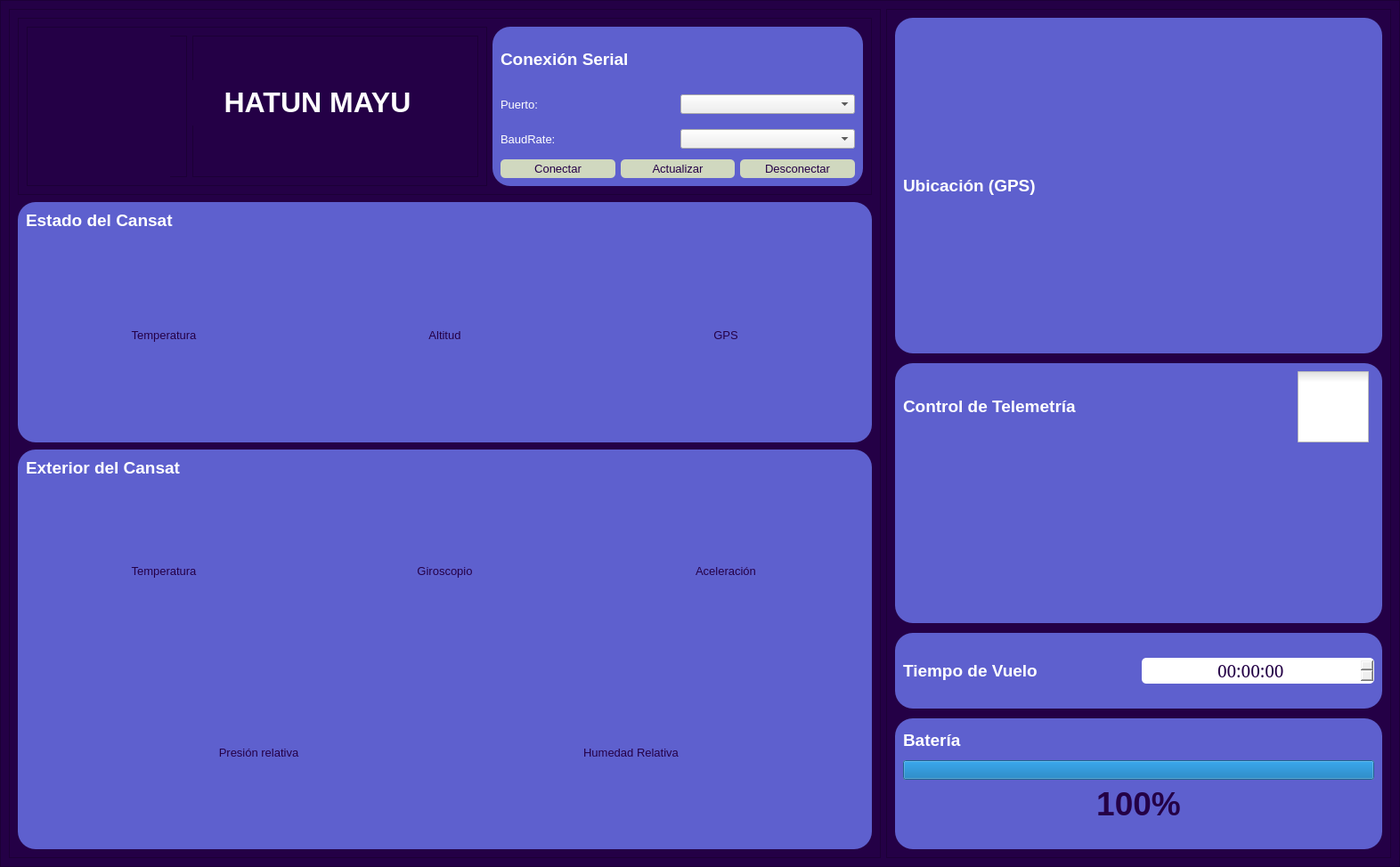
<?xml version="1.0" encoding="UTF-8"?>
<ui version="4.0">
 <class>MainWindow</class>
 <widget class="QMainWindow" name="MainWindow">
  <property name="geometry">
   <rect>
    <x>0</x>
    <y>0</y>
    <width>1572</width>
    <height>974</height>
   </rect>
  </property>
  <property name="windowTitle">
   <string>MainWindow</string>
  </property>
  <widget class="QWidget" name="centralwidget">
   <layout class="QVBoxLayout" name="verticalLayout">
    <property name="leftMargin">
     <number>0</number>
    </property>
    <property name="topMargin">
     <number>0</number>
    </property>
    <property name="rightMargin">
     <number>0</number>
    </property>
    <property name="bottomMargin">
     <number>0</number>
    </property>
    <item>
     <widget class="QFrame" name="interfaz_general">
      <property name="styleSheet">
       <string notr="true">QFrame{
background-color:rgb(36,0,70);
}</string>
      </property>
      <property name="frameShape">
       <enum>QFrame::StyledPanel</enum>
      </property>
      <property name="frameShadow">
       <enum>QFrame::Raised</enum>
      </property>
      <layout class="QHBoxLayout" name="horizontalLayout" stretch="885,513">
       <item>
        <widget class="QFrame" name="fr_izq">
         <property name="frameShape">
          <enum>QFrame::StyledPanel</enum>
         </property>
         <property name="frameShadow">
          <enum>QFrame::Raised</enum>
         </property>
         <layout class="QVBoxLayout" name="verticalLayout_2" stretch="0,0,249,0,415">
          <item>
           <widget class="QFrame" name="fr_izq_sup">
            <property name="frameShape">
             <enum>QFrame::StyledPanel</enum>
            </property>
            <property name="frameShadow">
             <enum>QFrame::Raised</enum>
            </property>
            <layout class="QHBoxLayout" name="horizontalLayout_2" stretch="466,375">
             <item>
              <widget class="QFrame" name="hatun_mayu">
               <property name="frameShape">
                <enum>QFrame::StyledPanel</enum>
               </property>
               <property name="frameShadow">
                <enum>QFrame::Raised</enum>
               </property>
               <layout class="QHBoxLayout" name="horizontalLayout_3" stretch="148,279">
                <item>
                 <widget class="QFrame" name="logo_hm">
                  <property name="minimumSize">
                   <size>
                    <width>148</width>
                    <height>159</height>
                   </size>
                  </property>
                  <property name="frameShape">
                   <enum>QFrame::StyledPanel</enum>
                  </property>
                  <property name="frameShadow">
                   <enum>QFrame::Raised</enum>
                  </property>
                  <widget class="QLabel" name="label">
                   <property name="geometry">
                    <rect>
                     <x>-10</x>
                     <y>0</y>
                     <width>161</width>
                     <height>159</height>
                    </rect>
                   </property>
                   <property name="minimumSize">
                    <size>
                     <width>148</width>
                     <height>159</height>
                    </size>
                   </property>
                   <property name="text">
                    <string/>
                   </property>
                   <property name="pixmap">
                    <pixmap>D:/Proyecto Cansat/HM/logocansat.png</pixmap>
                   </property>
                   <property name="scaledContents">
                    <bool>true</bool>
                   </property>
                   <property name="alignment">
                    <set>Qt::AlignCenter</set>
                   </property>
                  </widget>
                 </widget>
                </item>
                <item>
                 <widget class="QFrame" name="text_hm">
                  <property name="minimumSize">
                   <size>
                    <width>301</width>
                    <height>51</height>
                   </size>
                  </property>
                  <property name="frameShape">
                   <enum>QFrame::StyledPanel</enum>
                  </property>
                  <property name="frameShadow">
                   <enum>QFrame::Raised</enum>
                  </property>
                  <widget class="QLabel" name="label_2">
                   <property name="geometry">
                    <rect>
                     <x>-10</x>
                     <y>50</y>
                     <width>301</width>
                     <height>51</height>
                    </rect>
                   </property>
                   <property name="minimumSize">
                    <size>
                     <width>301</width>
                     <height>51</height>
                    </size>
                   </property>
                   <property name="text">
                    <string>&lt;html&gt;&lt;head/&gt;&lt;body&gt;&lt;p&gt;&lt;span style=&quot; font-size:24pt; font-weight:600; color:#ffffff;&quot;&gt;HATUN MAYU&lt;/span&gt;&lt;/p&gt;&lt;/body&gt;&lt;/html&gt;</string>
                   </property>
                   <property name="alignment">
                    <set>Qt::AlignCenter</set>
                   </property>
                  </widget>
                 </widget>
                </item>
               </layout>
              </widget>
             </item>
             <item>
              <widget class="QFrame" name="cm_serial">
               <property name="styleSheet">
                <string notr="true">QFrame{
background-color:rgb(94,96,206);
border-radius: 20px;
}</string>
               </property>
               <property name="frameShape">
                <enum>QFrame::StyledPanel</enum>
               </property>
               <property name="frameShadow">
                <enum>QFrame::Raised</enum>
               </property>
               <layout class="QVBoxLayout" name="verticalLayout_4">
                <item>
                 <widget class="QLabel" name="label_3">
                  <property name="text">
                   <string>&lt;html&gt;&lt;head/&gt;&lt;body&gt;&lt;p&gt;&lt;span style=&quot; font-size:14pt; font-weight:600; color:#ffffff;&quot;&gt;Conexión Serial&lt;/span&gt;&lt;/p&gt;&lt;/body&gt;&lt;/html&gt;</string>
                  </property>
                 </widget>
                </item>
                <item>
                 <layout class="QHBoxLayout" name="horizontalLayout_4">
                  <item>
                   <widget class="QLabel" name="label_4">
                    <property name="sizePolicy">
                     <sizepolicy hsizetype="Preferred" vsizetype="Preferred">
                      <horstretch>0</horstretch>
                      <verstretch>0</verstretch>
                     </sizepolicy>
                    </property>
                    <property name="minimumSize">
                     <size>
                      <width>95</width>
                      <height>33</height>
                     </size>
                    </property>
                    <property name="text">
                     <string>&lt;html&gt;&lt;head/&gt;&lt;body&gt;&lt;p&gt;&lt;span style=&quot; font-size:10pt; color:#ffffff;&quot;&gt;Puerto:&lt;/span&gt;&lt;/p&gt;&lt;/body&gt;&lt;/html&gt;</string>
                    </property>
                   </widget>
                  </item>
                  <item>
                   <widget class="QComboBox" name="comboBox">
                    <property name="minimumSize">
                     <size>
                      <width>186</width>
                      <height>22</height>
                     </size>
                    </property>
                   </widget>
                  </item>
                 </layout>
                </item>
                <item>
                 <layout class="QHBoxLayout" name="horizontalLayout_5">
                  <item>
                   <widget class="QLabel" name="label_5">
                    <property name="minimumSize">
                     <size>
                      <width>95</width>
                      <height>33</height>
                     </size>
                    </property>
                    <property name="text">
                     <string>&lt;html&gt;&lt;head/&gt;&lt;body&gt;&lt;p&gt;&lt;span style=&quot; font-size:10pt; color:#ffffff;&quot;&gt;BaudRate:&lt;/span&gt;&lt;/p&gt;&lt;/body&gt;&lt;/html&gt;</string>
                    </property>
                   </widget>
                  </item>
                  <item>
                   <widget class="QComboBox" name="comboBox_2">
                    <property name="minimumSize">
                     <size>
                      <width>186</width>
                      <height>22</height>
                     </size>
                    </property>
                   </widget>
                  </item>
                 </layout>
                </item>
                <item>
                 <layout class="QHBoxLayout" name="horizontalLayout_6">
                  <item>
                   <widget class="QPushButton" name="bt_conectar">
                    <property name="minimumSize">
                     <size>
                      <width>122</width>
                      <height>21</height>
                     </size>
                    </property>
                    <property name="styleSheet">
                     <string notr="true">QPushButton{
border-radius: 5px;
background-color : rgb(208,216,191);
font: 10pt ;
color: rgb(36,0,70);

}

QPushButton:hover{
border-radius: 5px;
background-color : rgb(36,0,70);
font: 10pt ;
color: rgb(208,216,191);

}</string>
                    </property>
                    <property name="text">
                     <string>Conectar</string>
                    </property>
                   </widget>
                  </item>
                  <item>
                   <widget class="QPushButton" name="bt_actualizar">
                    <property name="minimumSize">
                     <size>
                      <width>122</width>
                      <height>21</height>
                     </size>
                    </property>
                    <property name="styleSheet">
                     <string notr="true">QPushButton{
border-radius: 5px;
background-color : rgb(208,216,191);
font: 10pt ;
color: rgb(36,0,70);

}

QPushButton:hover{
border-radius: 5px;
background-color : rgb(36,0,70);
font: 10pt ;
color: rgb(208,216,191);

}</string>
                    </property>
                    <property name="text">
                     <string>Actualizar</string>
                    </property>
                   </widget>
                  </item>
                  <item>
                   <widget class="QPushButton" name="bt_desconectar">
                    <property name="minimumSize">
                     <size>
                      <width>122</width>
                      <height>21</height>
                     </size>
                    </property>
                    <property name="styleSheet">
                     <string notr="true">QPushButton{
border-radius: 5px;
background-color : rgb(208,216,191);
font: 10pt ;
color: rgb(36,0,70);

}

QPushButton:hover{
border-radius: 5px;
background-color : rgb(36,0,70);
font: 10pt ;
color: rgb(208,216,191);

}</string>
                    </property>
                    <property name="text">
                     <string>Desconectar</string>
                    </property>
                   </widget>
                  </item>
                 </layout>
                </item>
               </layout>
              </widget>
             </item>
            </layout>
           </widget>
          </item>
          <item>
           <spacer name="verticalSpacer_2">
            <property name="orientation">
             <enum>Qt::Vertical</enum>
            </property>
            <property name="sizeHint" stdset="0">
             <size>
              <width>20</width>
              <height>2</height>
             </size>
            </property>
           </spacer>
          </item>
          <item>
           <widget class="QFrame" name="fr_izq_med">
            <property name="styleSheet">
             <string notr="true">QFrame{
background-color:rgb(94,96,206);
border-radius: 20px;
}</string>
            </property>
            <property name="frameShape">
             <enum>QFrame::StyledPanel</enum>
            </property>
            <property name="frameShadow">
             <enum>QFrame::Raised</enum>
            </property>
            <property name="lineWidth">
             <number>1</number>
            </property>
            <property name="midLineWidth">
             <number>1</number>
            </property>
            <layout class="QVBoxLayout" name="verticalLayout_11">
             <item>
              <widget class="QLabel" name="label_6">
               <property name="text">
                <string>&lt;html&gt;&lt;head/&gt;&lt;body&gt;&lt;p&gt;&lt;span style=&quot; font-size:14pt; font-weight:600; color:#ffffff;&quot;&gt;Estado del Cansat&lt;/span&gt;&lt;/p&gt;&lt;/body&gt;&lt;/html&gt;</string>
               </property>
              </widget>
             </item>
             <item>
              <layout class="QHBoxLayout" name="fr_statehm">
               <item>
                <layout class="QVBoxLayout" name="gp_temp_hm" stretch="1,25">
                 <item>
                  <widget class="QLabel" name="label_11">
                   <property name="styleSheet">
                    <string notr="true"/>
                   </property>
                   <property name="text">
                    <string>&lt;html&gt;&lt;head/&gt;&lt;body&gt;&lt;p&gt;&lt;span style=&quot; font-size:10pt; color:#240046;&quot;&gt;Temperatura&lt;/span&gt;&lt;/p&gt;&lt;/body&gt;&lt;/html&gt;</string>
                   </property>
                   <property name="alignment">
                    <set>Qt::AlignCenter</set>
                   </property>
                  </widget>
                 </item>
                 <item>
                  <layout class="QVBoxLayout" name="verticalLayout_5"/>
                 </item>
                </layout>
               </item>
               <item>
                <layout class="QVBoxLayout" name="gp_alt_hm" stretch="1,25">
                 <item>
                  <widget class="QLabel" name="label_12">
                   <property name="styleSheet">
                    <string notr="true"/>
                   </property>
                   <property name="text">
                    <string>&lt;html&gt;&lt;head/&gt;&lt;body&gt;&lt;p&gt;&lt;span style=&quot; font-size:10pt; color:#240046;&quot;&gt;Altitud&lt;/span&gt;&lt;/p&gt;&lt;/body&gt;&lt;/html&gt;</string>
                   </property>
                   <property name="alignment">
                    <set>Qt::AlignCenter</set>
                   </property>
                  </widget>
                 </item>
                 <item>
                  <layout class="QVBoxLayout" name="verticalLayout_6"/>
                 </item>
                </layout>
               </item>
               <item>
                <layout class="QVBoxLayout" name="gp_gps_hm" stretch="1,25">
                 <item>
                  <widget class="QLabel" name="label_13">
                   <property name="styleSheet">
                    <string notr="true"/>
                   </property>
                   <property name="text">
                    <string>&lt;html&gt;&lt;head/&gt;&lt;body&gt;&lt;p&gt;&lt;span style=&quot; font-size:10pt; color:#240046;&quot;&gt;GPS&lt;/span&gt;&lt;/p&gt;&lt;/body&gt;&lt;/html&gt;</string>
                   </property>
                   <property name="alignment">
                    <set>Qt::AlignCenter</set>
                   </property>
                  </widget>
                 </item>
                 <item>
                  <layout class="QVBoxLayout" name="verticalLayout_7"/>
                 </item>
                </layout>
               </item>
              </layout>
             </item>
            </layout>
           </widget>
          </item>
          <item>
           <spacer name="verticalSpacer">
            <property name="orientation">
             <enum>Qt::Vertical</enum>
            </property>
            <property name="sizeType">
             <enum>QSizePolicy::Expanding</enum>
            </property>
            <property name="sizeHint" stdset="0">
             <size>
              <width>20</width>
              <height>2</height>
             </size>
            </property>
           </spacer>
          </item>
          <item>
           <widget class="QFrame" name="fr_izq_inf">
            <property name="styleSheet">
             <string notr="true">QFrame{
background-color:rgb(94,96,206);
border-radius: 20px;
}</string>
            </property>
            <property name="frameShape">
             <enum>QFrame::StyledPanel</enum>
            </property>
            <property name="frameShadow">
             <enum>QFrame::Raised</enum>
            </property>
            <layout class="QVBoxLayout" name="verticalLayout_13">
             <item>
              <widget class="QLabel" name="label_7">
               <property name="text">
                <string>&lt;html&gt;&lt;head/&gt;&lt;body&gt;&lt;p&gt;&lt;span style=&quot; font-size:14pt; font-weight:600; color:#ffffff;&quot;&gt;Exterior del Cansat&lt;/span&gt;&lt;/p&gt;&lt;/body&gt;&lt;/html&gt;</string>
               </property>
              </widget>
             </item>
             <item>
              <layout class="QHBoxLayout" name="fr_ext_1">
               <item>
                <layout class="QVBoxLayout" name="gp_temp_ext" stretch="1,25">
                 <item>
                  <widget class="QLabel" name="label_14">
                   <property name="minimumSize">
                    <size>
                     <width>303</width>
                     <height>0</height>
                    </size>
                   </property>
                   <property name="styleSheet">
                    <string notr="true"/>
                   </property>
                   <property name="text">
                    <string>&lt;html&gt;&lt;head/&gt;&lt;body&gt;&lt;p&gt;&lt;span style=&quot; font-size:10pt; color:#240046;&quot;&gt;Temperatura&lt;/span&gt;&lt;/p&gt;&lt;/body&gt;&lt;/html&gt;</string>
                   </property>
                   <property name="alignment">
                    <set>Qt::AlignCenter</set>
                   </property>
                  </widget>
                 </item>
                 <item>
                  <layout class="QVBoxLayout" name="verticalLayout_12"/>
                 </item>
                </layout>
               </item>
               <item>
                <layout class="QVBoxLayout" name="gp_girosc_ext" stretch="1,25">
                 <item>
                  <widget class="QLabel" name="label_16">
                   <property name="minimumSize">
                    <size>
                     <width>303</width>
                     <height>0</height>
                    </size>
                   </property>
                   <property name="styleSheet">
                    <string notr="true"/>
                   </property>
                   <property name="text">
                    <string>&lt;html&gt;&lt;head/&gt;&lt;body&gt;&lt;p&gt;&lt;span style=&quot; font-size:10pt; color:#240046;&quot;&gt;Giroscopio&lt;/span&gt;&lt;/p&gt;&lt;/body&gt;&lt;/html&gt;</string>
                   </property>
                   <property name="alignment">
                    <set>Qt::AlignCenter</set>
                   </property>
                  </widget>
                 </item>
                 <item>
                  <layout class="QVBoxLayout" name="verticalLayout_16"/>
                 </item>
                </layout>
               </item>
               <item>
                <layout class="QVBoxLayout" name="gp_acel_ext" stretch="1,25">
                 <item>
                  <widget class="QLabel" name="label_18">
                   <property name="minimumSize">
                    <size>
                     <width>303</width>
                     <height>0</height>
                    </size>
                   </property>
                   <property name="styleSheet">
                    <string notr="true"/>
                   </property>
                   <property name="text">
                    <string>&lt;html&gt;&lt;head/&gt;&lt;body&gt;&lt;p&gt;&lt;span style=&quot; font-size:10pt; color:#240046;&quot;&gt;Aceleración&lt;/span&gt;&lt;/p&gt;&lt;/body&gt;&lt;/html&gt;</string>
                   </property>
                   <property name="alignment">
                    <set>Qt::AlignCenter</set>
                   </property>
                  </widget>
                 </item>
                 <item>
                  <layout class="QVBoxLayout" name="verticalLayout_20"/>
                 </item>
                </layout>
               </item>
              </layout>
             </item>
             <item>
              <layout class="QHBoxLayout" name="fr_ext_2">
               <item>
                <spacer name="horizontalSpacer_3">
                 <property name="orientation">
                  <enum>Qt::Horizontal</enum>
                 </property>
                 <property name="sizeHint" stdset="0">
                  <size>
                   <width>40</width>
                   <height>20</height>
                  </size>
                 </property>
                </spacer>
               </item>
               <item>
                <layout class="QVBoxLayout" name="gp_presion_ext" stretch="1,25">
                 <item>
                  <widget class="QLabel" name="label_15">
                   <property name="minimumSize">
                    <size>
                     <width>303</width>
                     <height>0</height>
                    </size>
                   </property>
                   <property name="styleSheet">
                    <string notr="true"/>
                   </property>
                   <property name="text">
                    <string>&lt;html&gt;&lt;head/&gt;&lt;body&gt;&lt;p&gt;&lt;span style=&quot; font-size:10pt; color:#240046;&quot;&gt;Presión relativa&lt;/span&gt;&lt;/p&gt;&lt;/body&gt;&lt;/html&gt;</string>
                   </property>
                   <property name="alignment">
                    <set>Qt::AlignCenter</set>
                   </property>
                  </widget>
                 </item>
                 <item>
                  <layout class="QVBoxLayout" name="verticalLayout_14"/>
                 </item>
                </layout>
               </item>
               <item>
                <spacer name="horizontalSpacer_4">
                 <property name="orientation">
                  <enum>Qt::Horizontal</enum>
                 </property>
                 <property name="sizeHint" stdset="0">
                  <size>
                   <width>40</width>
                   <height>20</height>
                  </size>
                 </property>
                </spacer>
               </item>
               <item>
                <layout class="QVBoxLayout" name="gp_humedad_ext" stretch="1,25">
                 <item>
                  <widget class="QLabel" name="label_17">
                   <property name="minimumSize">
                    <size>
                     <width>303</width>
                     <height>0</height>
                    </size>
                   </property>
                   <property name="styleSheet">
                    <string notr="true"/>
                   </property>
                   <property name="text">
                    <string>&lt;html&gt;&lt;head/&gt;&lt;body&gt;&lt;p&gt;&lt;span style=&quot; font-size:10pt; color:#240046;&quot;&gt;Humedad Relativa&lt;/span&gt;&lt;/p&gt;&lt;/body&gt;&lt;/html&gt;</string>
                   </property>
                   <property name="alignment">
                    <set>Qt::AlignCenter</set>
                   </property>
                  </widget>
                 </item>
                 <item>
                  <layout class="QVBoxLayout" name="verticalLayout_18"/>
                 </item>
                </layout>
               </item>
               <item>
                <spacer name="horizontalSpacer_2">
                 <property name="orientation">
                  <enum>Qt::Horizontal</enum>
                 </property>
                 <property name="sizeHint" stdset="0">
                  <size>
                   <width>40</width>
                   <height>20</height>
                  </size>
                 </property>
                </spacer>
               </item>
              </layout>
             </item>
            </layout>
           </widget>
          </item>
         </layout>
        </widget>
       </item>
       <item>
        <widget class="QFrame" name="fr_der">
         <property name="frameShape">
          <enum>QFrame::StyledPanel</enum>
         </property>
         <property name="frameShadow">
          <enum>QFrame::Raised</enum>
         </property>
         <layout class="QVBoxLayout" name="verticalLayout_3" stretch="364,0,283,0,82,0,142">
          <item>
           <widget class="QFrame" name="fr_gps">
            <property name="styleSheet">
             <string notr="true">QFrame{
background-color:rgb(94,96,206);
border-radius: 20px;
}</string>
            </property>
            <property name="frameShape">
             <enum>QFrame::StyledPanel</enum>
            </property>
            <property name="frameShadow">
             <enum>QFrame::Raised</enum>
            </property>
            <layout class="QVBoxLayout" name="verticalLayout_9" stretch="2,10">
             <item>
              <widget class="QLabel" name="label_8">
               <property name="text">
                <string>&lt;html&gt;&lt;head/&gt;&lt;body&gt;&lt;p&gt;&lt;span style=&quot; font-size:14pt; font-weight:600; color:#ffffff;&quot;&gt;Ubicación (GPS)&lt;/span&gt;&lt;/p&gt;&lt;/body&gt;&lt;/html&gt;</string>
               </property>
              </widget>
             </item>
             <item>
              <layout class="QVBoxLayout" name="verticalLayout_21"/>
             </item>
            </layout>
           </widget>
          </item>
          <item>
           <spacer name="verticalSpacer_3">
            <property name="orientation">
             <enum>Qt::Vertical</enum>
            </property>
            <property name="sizeHint" stdset="0">
             <size>
              <width>20</width>
              <height>5</height>
             </size>
            </property>
           </spacer>
          </item>
          <item>
           <widget class="QFrame" name="fr_tele">
            <property name="styleSheet">
             <string notr="true">QFrame{
background-color:rgb(94,96,206);
border-radius: 20px;
}</string>
            </property>
            <property name="frameShape">
             <enum>QFrame::StyledPanel</enum>
            </property>
            <property name="frameShadow">
             <enum>QFrame::Raised</enum>
            </property>
            <layout class="QVBoxLayout" name="verticalLayout_10">
             <item>
              <layout class="QHBoxLayout" name="horizontalLayout_8">
               <item>
                <widget class="QLabel" name="label_9">
                 <property name="text">
                  <string>&lt;html&gt;&lt;head/&gt;&lt;body&gt;&lt;p&gt;&lt;span style=&quot; font-size:14pt; font-weight:600; color:#ffffff;&quot;&gt;Control de Telemetría&lt;/span&gt;&lt;/p&gt;&lt;/body&gt;&lt;/html&gt;</string>
                 </property>
                </widget>
               </item>
               <item>
                <spacer name="horizontalSpacer">
                 <property name="orientation">
                  <enum>Qt::Horizontal</enum>
                 </property>
                 <property name="sizeHint" stdset="0">
                  <size>
                   <width>40</width>
                   <height>20</height>
                  </size>
                 </property>
                </spacer>
               </item>
               <item>
                <widget class="QCheckBox" name="checkBox">
                 <property name="styleSheet">
                  <string notr="true">QCheckBox::indicator{
	width:80px;
	height:80px;
}
QCheckBox::indicator:checked{
	image: url(&quot;C:/Users/Luis/Downloads/copiaseguridad/images/bt_on1.png&quot;);
}

QCheckBox::indicator:unchecked{
	image: url(&quot;C:/Users/Luis/Downloads/copiaseguridad/images/bt_off.png&quot;);
}</string>
                 </property>
                 <property name="text">
                  <string/>
                 </property>
                 <property name="checked">
                  <bool>false</bool>
                 </property>
                 <property name="autoRepeat">
                  <bool>false</bool>
                 </property>
                 <property name="autoExclusive">
                  <bool>false</bool>
                 </property>
                 <property name="tristate">
                  <bool>false</bool>
                 </property>
                </widget>
               </item>
              </layout>
             </item>
             <item>
              <widget class="QTableWidget" name="tableWidget"/>
             </item>
            </layout>
           </widget>
          </item>
          <item>
           <spacer name="verticalSpacer_4">
            <property name="orientation">
             <enum>Qt::Vertical</enum>
            </property>
            <property name="sizeHint" stdset="0">
             <size>
              <width>20</width>
              <height>5</height>
             </size>
            </property>
           </spacer>
          </item>
          <item>
           <widget class="QFrame" name="fr_time">
            <property name="styleSheet">
             <string notr="true">QFrame{
background-color:rgb(94,96,206);
border-radius: 20px;
}</string>
            </property>
            <property name="frameShape">
             <enum>QFrame::StyledPanel</enum>
            </property>
            <property name="frameShadow">
             <enum>QFrame::Raised</enum>
            </property>
            <layout class="QHBoxLayout" name="horizontalLayout_7">
             <item>
              <widget class="QLabel" name="label_10">
               <property name="text">
                <string>&lt;html&gt;&lt;head/&gt;&lt;body&gt;&lt;p&gt;&lt;span style=&quot; font-size:14pt; font-weight:600; color:#ffffff;&quot;&gt;Tiempo de Vuelo&lt;/span&gt;&lt;/p&gt;&lt;/body&gt;&lt;/html&gt;</string>
               </property>
              </widget>
             </item>
             <item>
              <widget class="QTimeEdit" name="timeEdit">
               <property name="font">
                <font>
                 <family>MS Serif</family>
                 <pointsize>14</pointsize>
                 <weight>50</weight>
                 <bold>false</bold>
                </font>
               </property>
               <property name="styleSheet">
                <string notr="true">border-radius: 5px;
color: rgb(36,0,70);</string>
               </property>
               <property name="wrapping">
                <bool>false</bool>
               </property>
               <property name="frame">
                <bool>true</bool>
               </property>
               <property name="alignment">
                <set>Qt::AlignCenter</set>
               </property>
               <property name="accelerated">
                <bool>false</bool>
               </property>
               <property name="keyboardTracking">
                <bool>true</bool>
               </property>
               <property name="displayFormat">
                <string>HH:mm:ss</string>
               </property>
               <property name="calendarPopup">
                <bool>false</bool>
               </property>
              </widget>
             </item>
            </layout>
           </widget>
          </item>
          <item>
           <spacer name="verticalSpacer_5">
            <property name="orientation">
             <enum>Qt::Vertical</enum>
            </property>
            <property name="sizeHint" stdset="0">
             <size>
              <width>20</width>
              <height>5</height>
             </size>
            </property>
           </spacer>
          </item>
          <item>
           <widget class="QFrame" name="fr_battery">
            <property name="styleSheet">
             <string notr="true">QFrame{
background-color:rgb(94,96,206);
border-radius: 20px;
}</string>
            </property>
            <property name="frameShape">
             <enum>QFrame::StyledPanel</enum>
            </property>
            <property name="frameShadow">
             <enum>QFrame::Raised</enum>
            </property>
            <layout class="QVBoxLayout" name="verticalLayout_8" stretch="1,0,2">
             <item>
              <widget class="QLabel" name="label_19">
               <property name="text">
                <string>&lt;html&gt;&lt;head/&gt;&lt;body&gt;&lt;p&gt;&lt;span style=&quot; font-size:14pt; font-weight:600; color:#ffffff;&quot;&gt;Batería&lt;/span&gt;&lt;/p&gt;&lt;/body&gt;&lt;/html&gt;</string>
               </property>
              </widget>
             </item>
             <item>
              <widget class="QProgressBar" name="progressBar">
               <property name="value">
                <number>100</number>
               </property>
               <property name="textVisible">
                <bool>false</bool>
               </property>
              </widget>
             </item>
             <item>
              <widget class="QLabel" name="label_20">
               <property name="text">
                <string>&lt;html&gt;&lt;head/&gt;&lt;body&gt;&lt;p&gt;&lt;span style=&quot; font-size:28pt; font-weight:600; color:#240046;&quot;&gt;100%&lt;/span&gt;&lt;/p&gt;&lt;/body&gt;&lt;/html&gt;</string>
               </property>
               <property name="alignment">
                <set>Qt::AlignHCenter|Qt::AlignTop</set>
               </property>
              </widget>
             </item>
            </layout>
           </widget>
          </item>
         </layout>
        </widget>
       </item>
      </layout>
     </widget>
    </item>
   </layout>
  </widget>
 </widget>
 <resources/>
 <connections/>
</ui>
